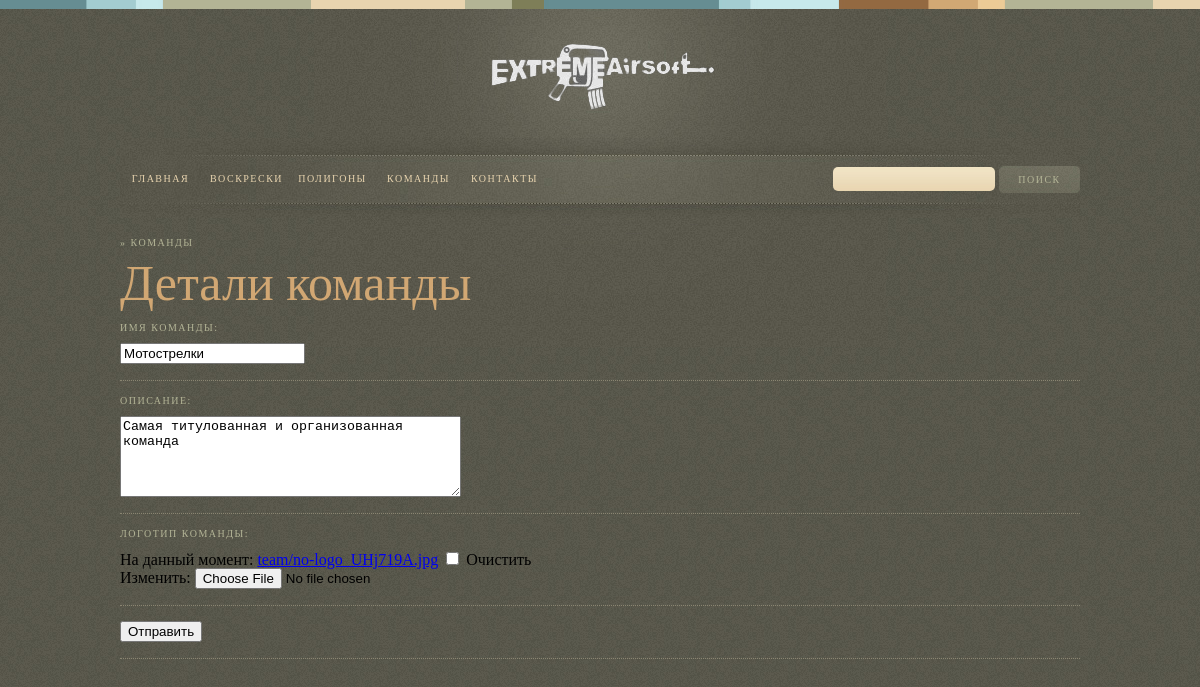
Before: /team/edit/motostrelki with the older database file.
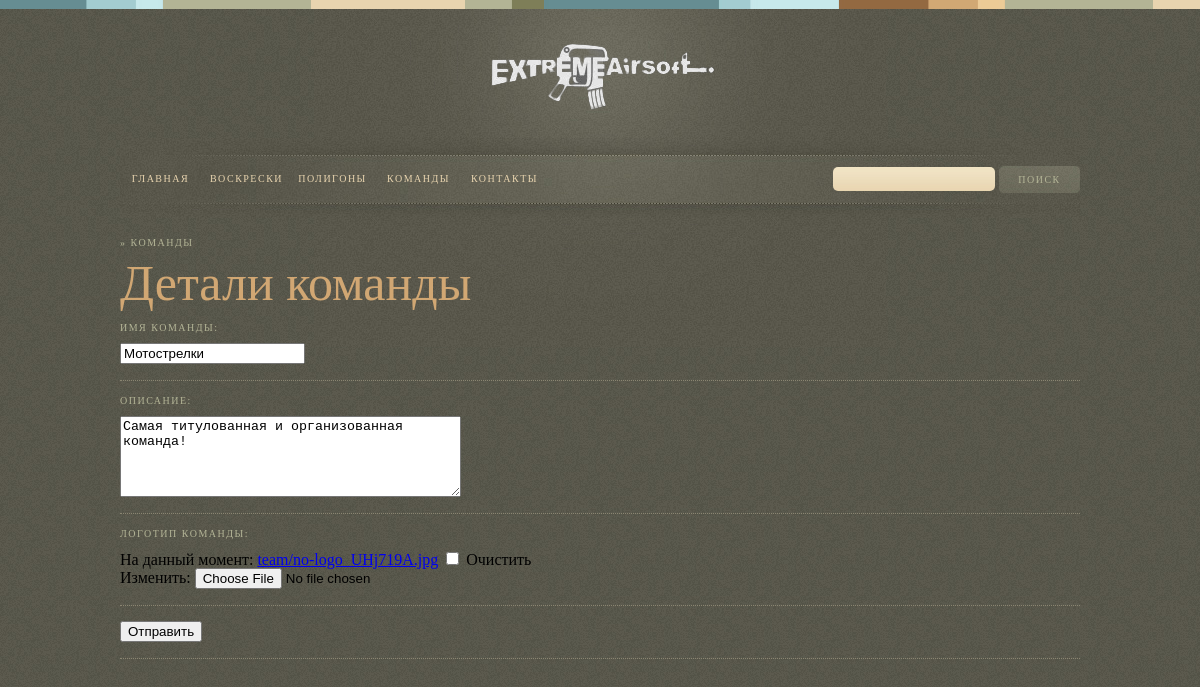
After: the same page with the newer database file.
### team_player/models.py (models this page shows, shortened)
class Team(models.Model):
    name = models.CharField(max_length=100)
    descriptions = models.CharField(max_length=200, default='')
    logo = models.ImageField(default='', upload_to='team', blank=True)
    slug = models.SlugField(default='', null=False)

### team_player/views.py (the view, shortened to what this page needs)
# urls.py: path('edit/<str:team_slug>', TeamEditView.as_view(), name='team_edit'),
class TeamEditView(View):
    def get(self, request, team_slug):
        team = Team.objects.get(slug=team_slug)
        form = TeamForms(instance=team)
        return render(request, 'team_player/create_team.html', context={'form': form})

### team_player/forms.py (shortened to what this page needs)
class TeamForms(forms.ModelForm):
    class Meta:
        model = Team
        exclude = ('slug',)
        labels = {
            'name': 'Имя команды',
            'descriptions': 'Описание',
            'logo': 'Логотип команды',
        }
        widgets = {
            'descriptions': forms.Textarea(attrs={"cols": "40", "rows": "5"})
        }

### team_player/templates/team_player/create_team.html (shortened to what this page needs)
{% extends 'base.html' %}
{% load static %}
{% block content %}
<link href= "{% static 'css/style.css' %}" media="all" rel="stylesheet" type="text/css" />
<div id="primary">
    <h3>&#187; Команды</h3>
        <h1 class="page-title">Детали команды</h1>
        <form method="post" enctype="multipart/form-data">
            {% for field in form %}
            <div class=" {% if field.errors %} errors {% endif %}" >
                <h3>{{ field.label_tag }}</h3>
                {{ field }}
                <hr/>
            </div>
            {% endfor %}
            <button type="submit">Отправить</button>
            <hr/>
        </form>
</div>
{% endblock %}

Changed rows visible on the page:
changed Team "Мотострелки": descriptions "Самая титулованная и организованная команда" → "Самая титулованная и организованная команда!"
